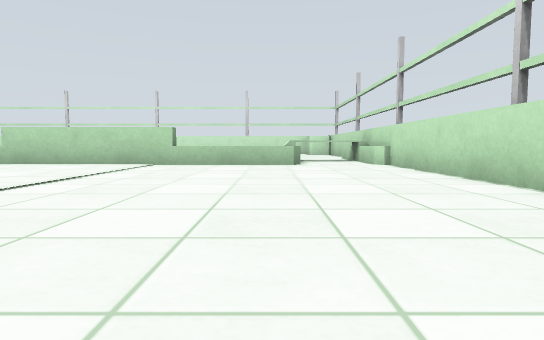
view 1 (above)

21 first-person views from a walk through a robot-simulator world made for Gazebo. The camera is 0.21 m above the floor, tilts 4° down and sees 75° across. The floor is counted in squares, 0.5 m on a side. Each view is taken from the middle of a square. On the plan, view 1 faces up. The plan holds only what a view shows up to about 9 squares ahead; the rest is blank.

view 2
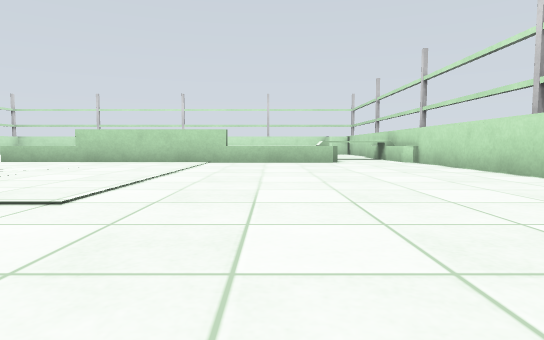

view 3
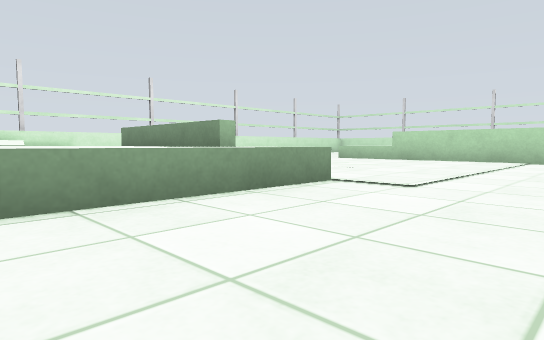

view 4
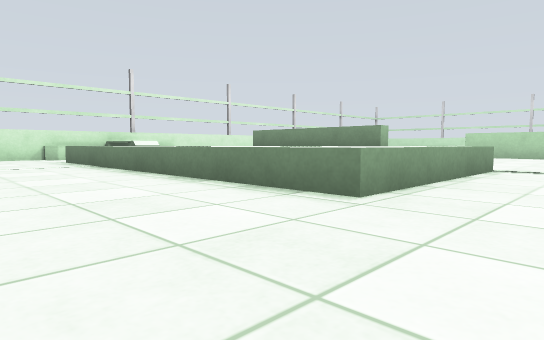

view 5
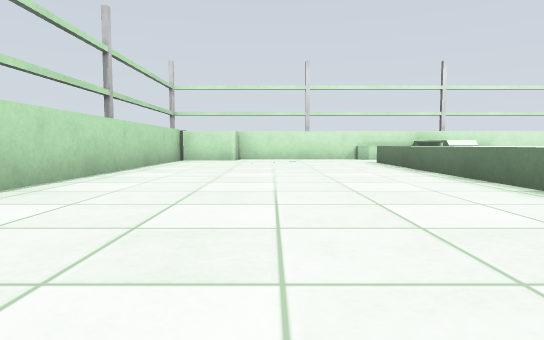

view 6
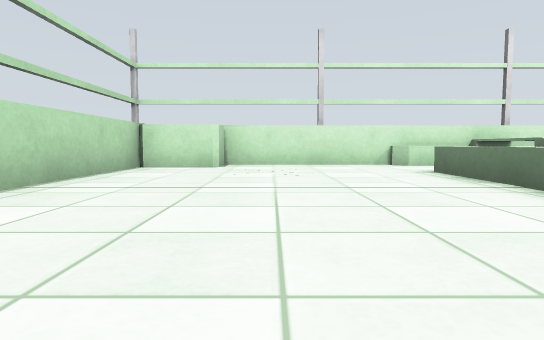

view 7
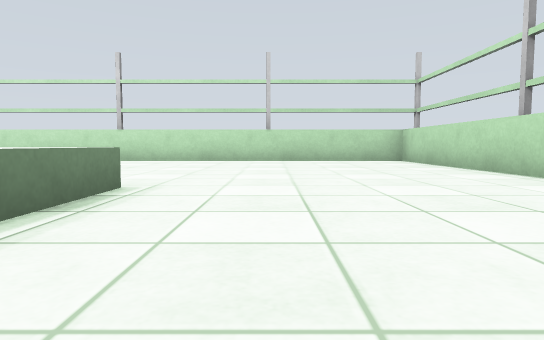

view 8
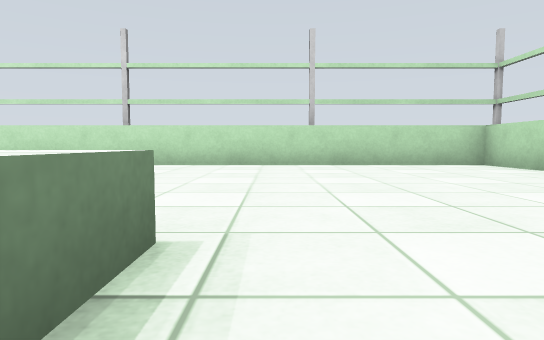

view 9
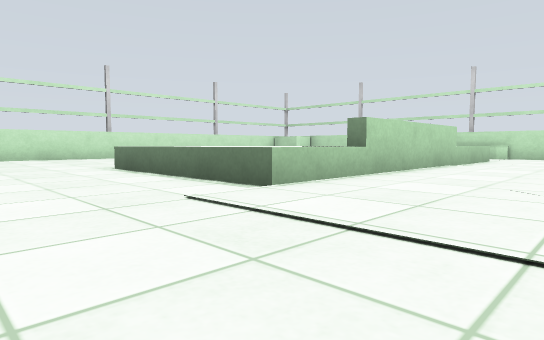

view 10
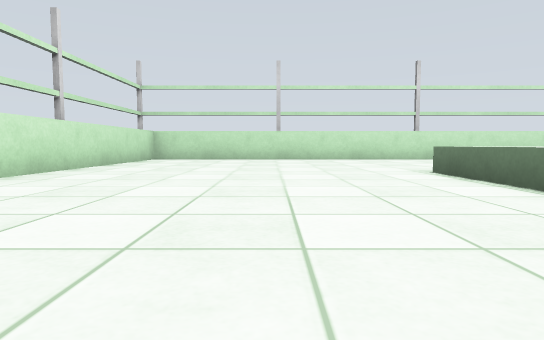

view 11
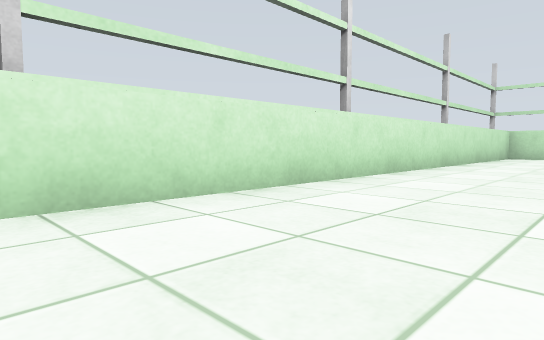

view 12
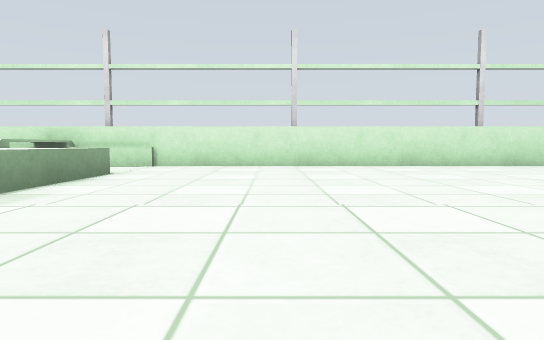

view 13
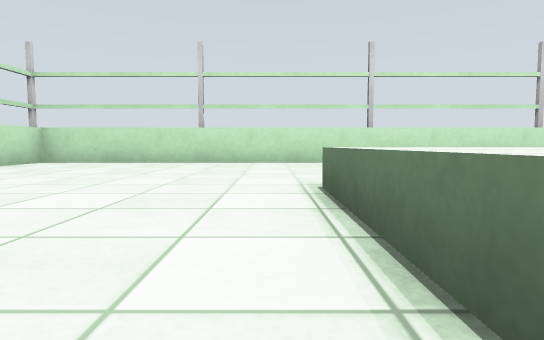

view 14
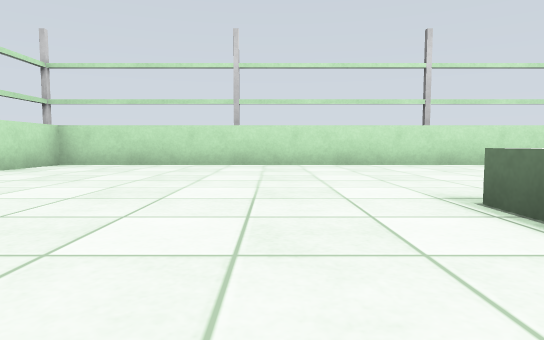

view 15
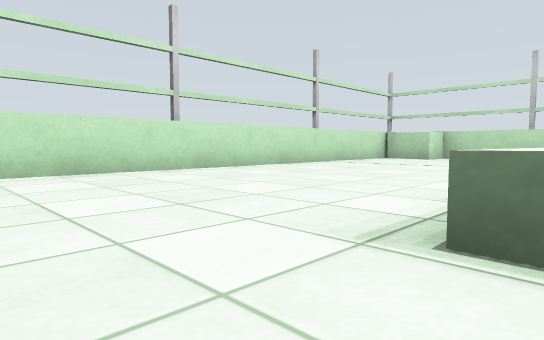

view 16
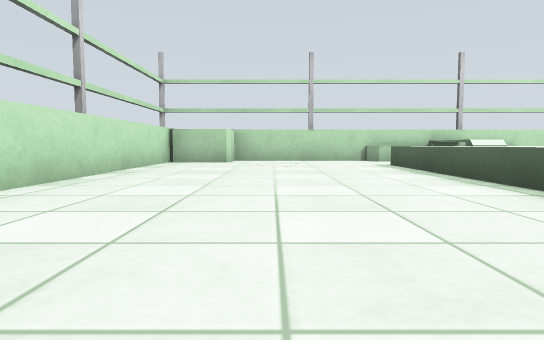

view 17
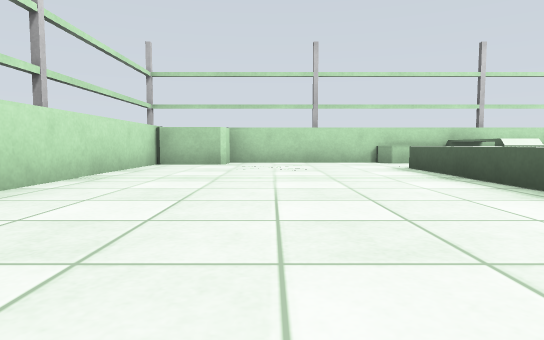

view 18
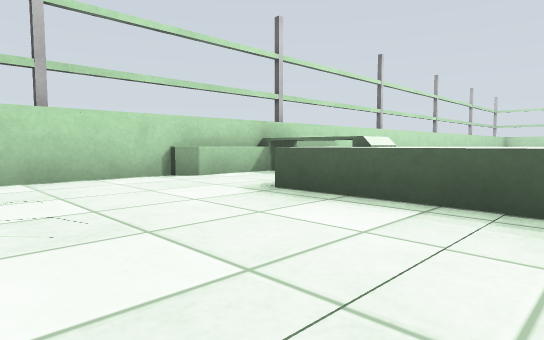

view 19
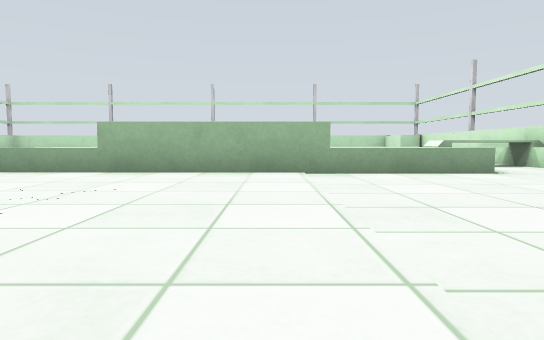

view 20
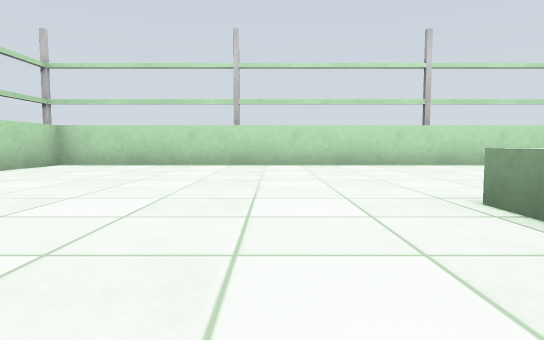

view 21
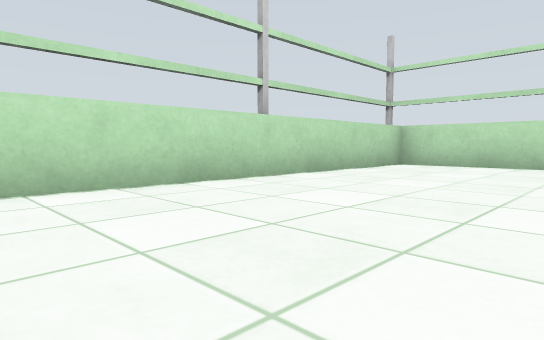

### Floor plan
Key: @ floor where view 1 was taken; # wall or solid block; . floor; = window, fence, low wall or low ledge; P grey post.
Columns run from 14 left of view 1 to 3 right of it. Each row starts with its distance up from view 1.
 17 ####P###PP###P###
 16 #...............#
 15 #...............##
 14 #................#
 13 P................P
 12 #................#
 11 #......========.=#
 10 #......=##  ###==#
  9 P......=##  ###==P
  8 #......==####==.=#
  7 #................#
  6 #................#
  5 P................P
  4 P................P
  3 #................#
  2 #................#
  1 ##.==####==......#
  0 P==#######=...@..P
 -1 #==#######=......#
 -2 ##.========......#
 -3 #................#
 -4 P................P
 -5 #................#
 -6 ##...............#
 -7  #...............#
 -8  ###P###PP###P####

Where each view was taken, in squares from view 1:
view 1: 0 up, 0 right, facing up
view 2: 1 down, 1 left, facing up
view 3: 2 down, 1 left, facing up-left
view 4: 5 down, 2 left, facing up-left
view 5: 5 down, 3 left, facing left
view 6: 5 down, 6 left, facing left
view 7: 4 down, 7 left, facing right
view 8: 3 down, 5 left, facing right
view 9: 5 up, 10 left, facing up-right
view 10: 6 up, 10 left, facing up
view 11: 4 up, 11 left, facing up-left
view 12: 4 up, 6 left, facing left
view 13: 8 up, 8 left, facing up
view 14: 9 up, 9 left, facing up
view 15: 11 up, 9 left, facing up-right
view 16: 14 up, 7 left, facing right
view 17: 14 up, 6 left, facing right
view 18: 14 up, 2 left, facing down-right
view 19: 7 up, 8 left, facing down
view 20: 0 up, 2 left, facing down
view 21: 0 up, 1 left, facing down-right
